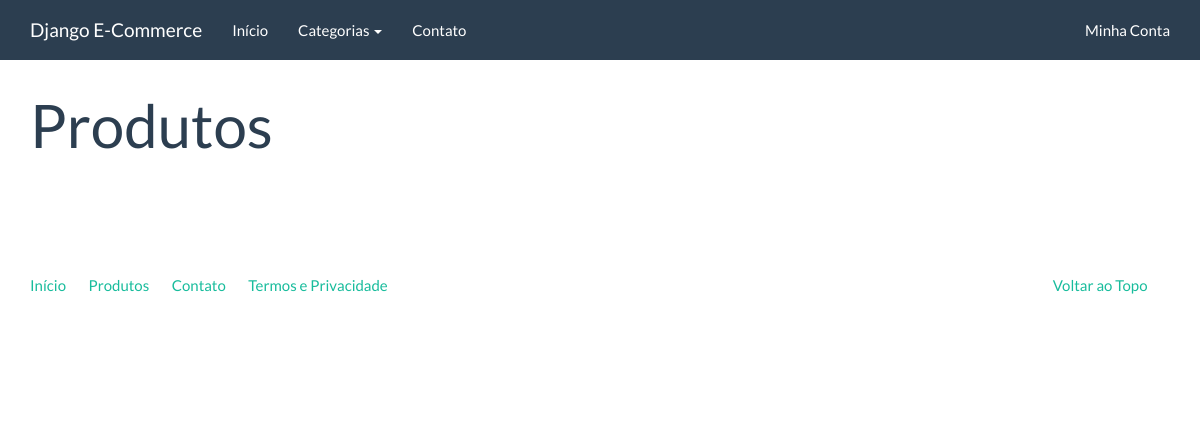
Page /catalogo/ on the earlier database version.
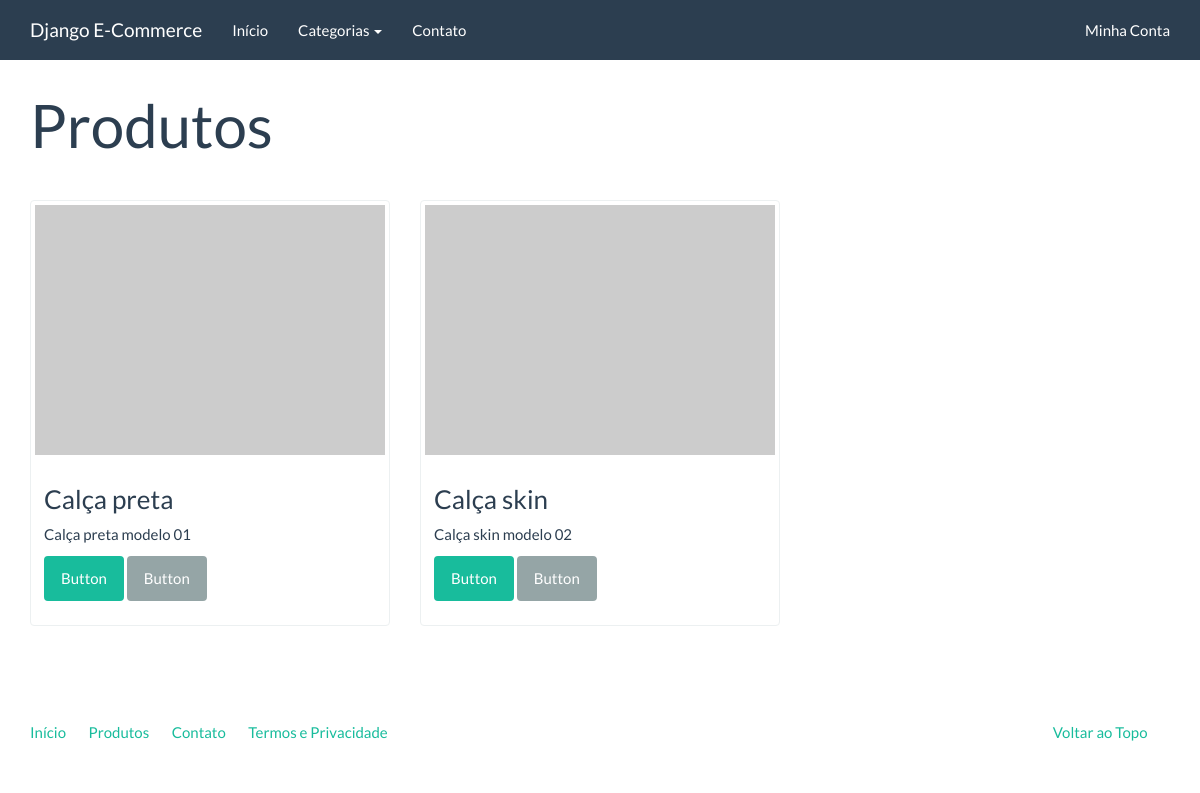
Same page on the later database version.
### catalog/models.py (models this page shows, shortened)
class Product(models.Model):
    name = models.CharField('Nome', max_length=100)
    slug = models.SlugField('Identificador', max_length=100)
    category = models.ForeignKey('catalog.Category', verbose_name='Categoria', on_delete = models.CASCADE)
    description = models.TextField('Descrição', blank=True)
    price = models.DecimalField('Preço', decimal_places=2, max_digits=8)
    created = models.DateTimeField('Criado em', auto_now_add=True)
    modified = models.DateTimeField('Modificado em', auto_now=True)
    class Meta:
        verbose_name = 'Produto'
        verbose_name_plural = 'Produtos'
        ordering = ['name']
    def __str__(self):
        return self.name

### catalog/views.py (the view)
class ProductListView(generic.ListView):
    template_name = 'catalog/product_list.html'
    context_object_name = 'products'
    paginate_by = 2
    queryset = Product.objects.all()
    print(f'query:  {queryset.query}')

### catalog/context_proccess.py (called while the page is built)
def categories(request):
    return {
        'categorias': Category.objects.all()
    }

### catalog/models.py (called while the page is built)
    def get_absolute_url(self):
        return reverse('catalog:category', kwargs={'slug': self.slug})

### catalog/templates/catalog/product_list.html (shortened to what this page needs)
{% extends "base.html" %}
{% block container %}
<div class="page-header">
    <h1>Produtos</h1>
</div>
<div class="row">
    {% for product in products %}
        <div class="col-sm-6 col-md-4">
            <div class="thumbnail">
                <a href="#">
                    <img src="http://placehold.it/350x250" alt="" />
                </a>
                <div class="caption">
                    <h3>{{ product }}</h3>
                    <p>{{ product.description|linebreaks }}</p>
                    <p><a href="#" class="btn btn-success" role="button">Button</a> <a href="#" class="btn btn-default" role="button">Button</a></p>
                </div>
            </div>
        </div>
    {% endfor %}
</div>
{% endblock %}

### core/templates/base.html (shortened to what this page needs)
<!DOCTYPE html>
{% load static %}
<html lang="en">
<head>
	<link rel="stylesheet" href="{% static 'assets/bootstrap.min.css' %}" media="screen" />
	<link rel="stylesheet" href="{% static 'assets/custom.min.css' %}" media="screen" />
</head>
<body>
    <div class="navbar navbar-default navbar-fixed-top">
      <div class="container">
        <div class="navbar-header">
          <a href="" class="navbar-brand">Django E-Commerce</a>
        </div>
        <div class="navbar-collapse collapse" id="navbar-main">
          <ul class="nav navbar-nav">
            <li>
              <a href="{% url 'index' %}">Início</a>
            </li>
            <li class="dropdown">
              <a class="dropdown-toggle" data-toggle="dropdown" href="{% url 'catalog:product_list' %}" id="download">Categorias <span class="caret"></span></a>
            </li>
			<li>
				<a href="{% url 'contact' %}">Contato</a>
			</li>
          </ul>
          <ul class="nav navbar-nav navbar-right">
            <li><a href="#">Minha Conta</a></li>
          </ul>
        </div>
      </div>
    </div>
    <div class="container">
    {% block container %}{% endblock %}
		<footer>
			<div class="row">
			  <div class="col-lg-12">
			    <ul class="list-unstyled">
			      <li class="pull-right"><a href="#top">Voltar ao Topo</a></li>
			      <li><a href="">Início</a></li>
			      <li><a href="">Produtos</a></li>
			      <li><a href="">Contato</a></li>
			      <li><a href="">Termos e Privacidade</a></li>
			    </ul>
			  </div>
			</div>
		</footer>
	</div>
</body>
</html>

### core/templates/pagination.html (shortened to what this page needs)
{% if is_paginated %}
    {% load proper_paginate %}
    {% load url_replace %}
{% endif %}

Differences in the rows shown:
added Product: name "Calça preta", description "Calça preta modelo 01"
added Product: name "Calça skin", description "Calça skin modelo 02"
